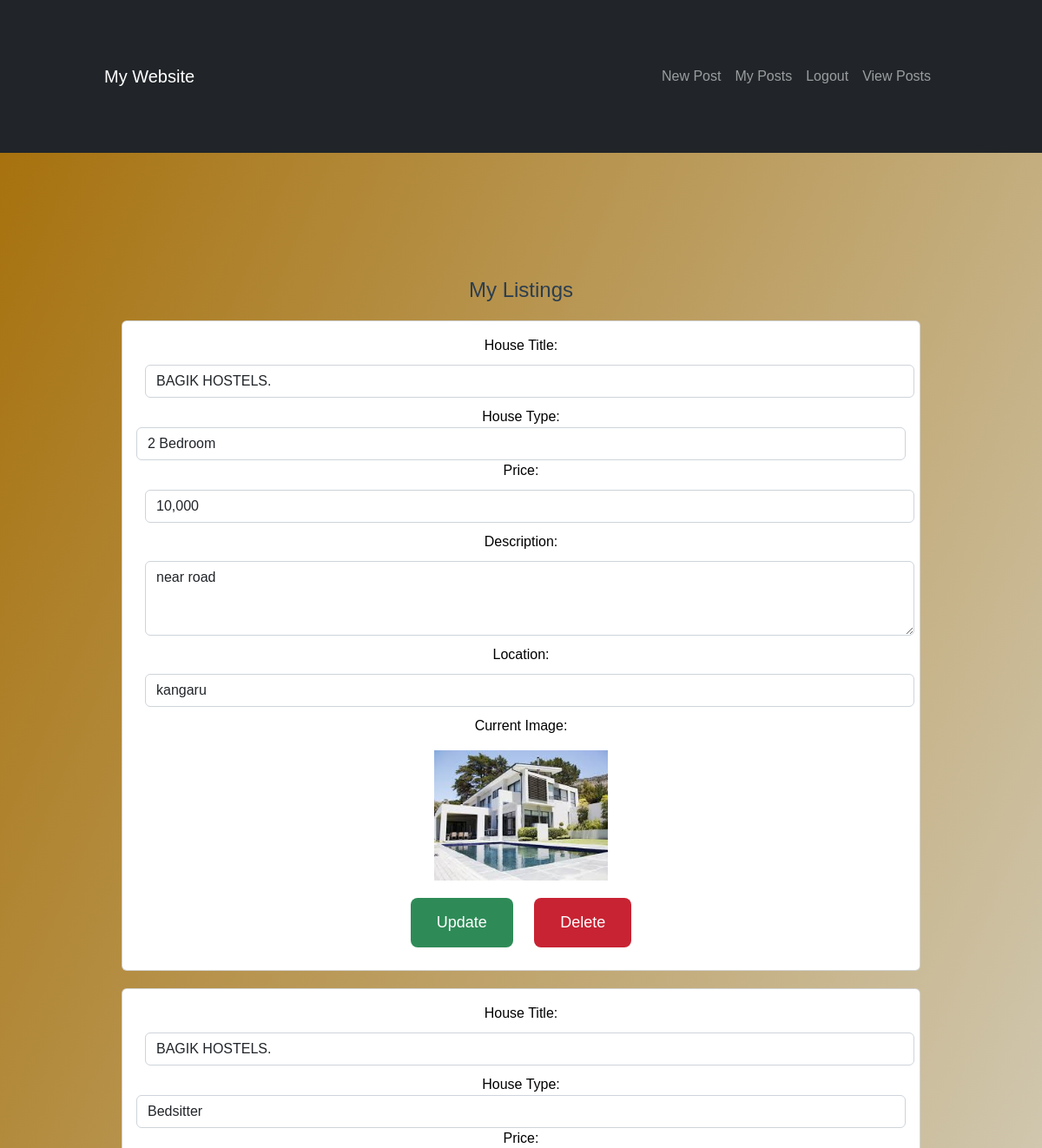
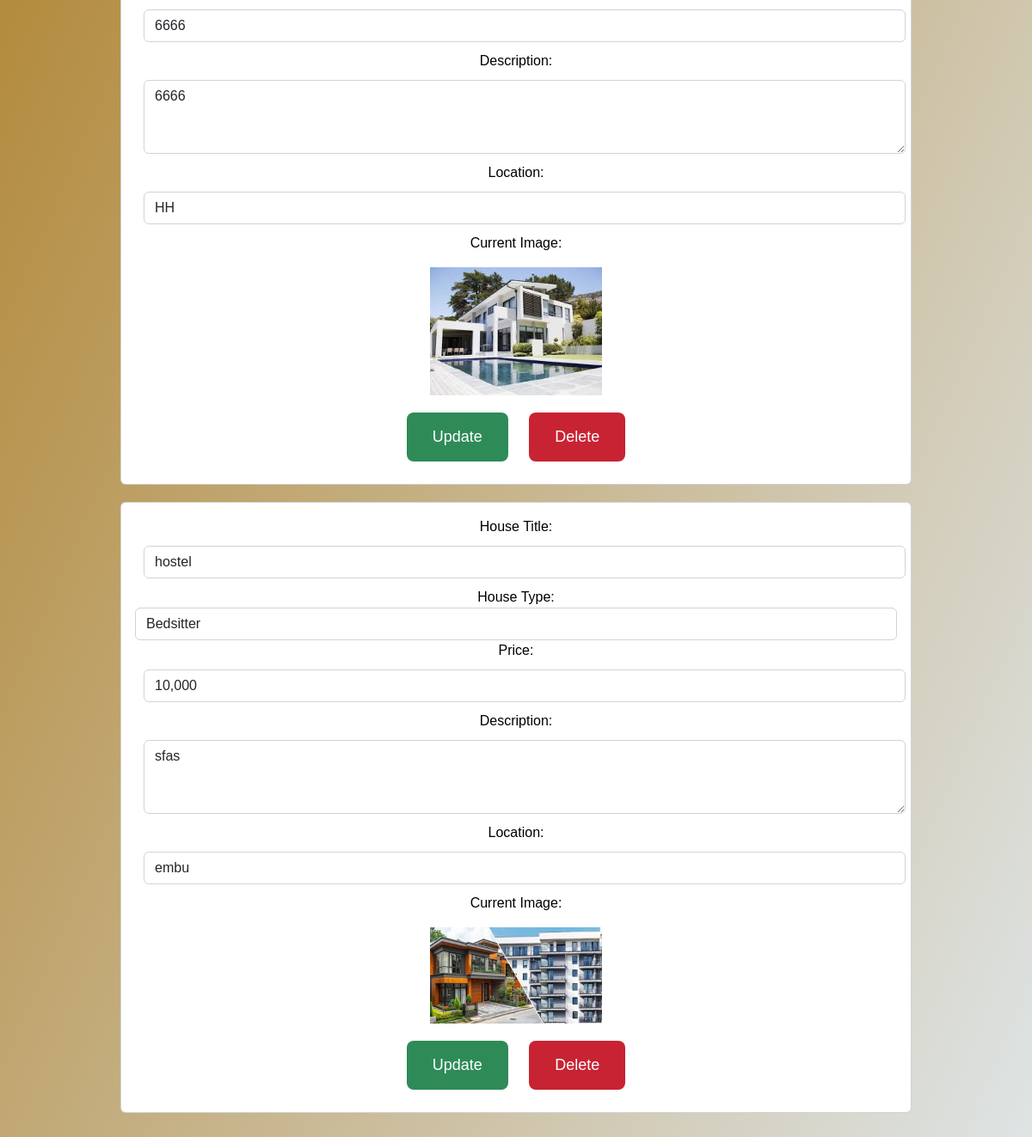
/update (signed in), run on the app's committed database (2 pictures, top to bottom).
### app.py (models this page shows)
class Post(db.Model):
    id = db.Column(db.Integer, primary_key=True)
    title = db.Column(db.String(150), nullable=False)
    house_type = db.Column(db.String(50), nullable=False)  # House Type from dropdown
    price = db.Column(db.String(50), nullable=False)  # Price field (as string e.g., "Ksh 6,500/month")
    content = db.Column(db.String, nullable=False)  # Description field
    location = db.Column(db.String(50), nullable=False)
    latitude = db.Column(db.Float)
    longitude = db.Column(db.Float)
    image_filename = db.Column(db.String(150), nullable=True)
    user_id = db.Column(db.Integer, db.ForeignKey('user.id'), nullable=False)

### app.py (the view, shortened to what this page needs)
@app.route('/update', methods=['GET', 'POST'])
@login_required
def update():
    posts = Post.query.filter_by(user_id=current_user.id).all()
    return render_template('update.html', posts=posts)

### app.py (called while the page is built)
@login_manager.user_loader
def load_user(user_id):
    return User.query.get(int(user_id))

### templates/update.html (shortened to what this page needs)
{% extends "base.html" %}
{% block content %}
<div class="container">
  <h2>My Listings</h2>
  {% for post in posts %}
    <div class="card" style="margin-bottom: 20px;">
      <div class="card-body">
        <form method="POST">
          <div>
            <label>House Title:</label>
            <input type="text" name="title" value="{{ post.title }}" class="form-control">
          </div>
          <div>
            <label>House Type:</label>
            <select name="house_type" class="form-control">
              <option value="Bedsitter" {% if post.house_type=='Bedsitter' %}selected{% endif %}>Bedsitter</option>
              <option value="2 Bedroom" {% if post.house_type=='2 Bedroom' %}selected{% endif %}>2 Bedroom</option>
            </select>
          </div>
          <div>
            <label>Price:</label>
            <input type="text" name="price" value="{{ post.price }}" class="form-control">
          </div>
          <div>
            <label>Description:</label>
            <textarea name="content" class="form-control" rows="3">{{ post.content }}</textarea>
          </div>
          <div>
            <label>Location:</label>
            <input type="text" name="location" value="{{ post.location }}" class="form-control">
          </div>
          {% if post.image_filename %}
            <p>Current Image:</p>
            <img src="{{ url_for('static', filename='uploads/' ~ post.image_filename) }}" alt="Image" style="max-width:200px;">
          {% endif %}
          <div style="margin-top: 10px;">
            <button type="submit" name="edit" value="edit" class="btn" style="background-color: #2e8b57;">Update</button>
            <button type="submit" name="delete" value="delete" class="btn" style="background-color: #c82333;">Delete</button>
          </div>
        </form>
      </div>
    </div>
  {% else %}
    <p>You have no listings yet.</p>
  {% endfor %}
</div>
{% endblock %}

### static/style.css (style rules this page uses)
body { font-family: Arial, sans-serif; text-align: center; margin: 0; background: linear-gradient(to bottom right, #a56e07, #dfe6e9); color: #000000; overflow-x: hidden; }
.container { max-width: 1000px; margin: 0 auto; padding: 60px 20px; text-align: center; }
h2 { font-weight: 400; font-size: 1.5em; margin-bottom: 20px; color: #2c3e50; }
.btn { display: inline-block; padding: 15px 30px; margin: 10px; font-size: 18px; background-color: #00b894; color: white; text-decoration: none; border: none; border-radius: 8px; cursor: pointer; font-size: 18px; transition: background 0.3s, transform 0.2s; }
input, textarea { padding: 10px; margin: 10px; width: 80%; border: 1px solid #ccc; border-radius: 5px; font-size: 1rem; color: #2c3e50; }
button { padding: 10px 20px; background-color: #0984e3; color: white; border: none; border-radius: 5px; }

### data on the page
Post: title "BAGIK HOSTELS.", house_type "2 Bedroom", price "10,000", content "near road", location "kangaru", image_filename (picture)
Post: title "BAGIK HOSTELS.", house_type "Bedsitter", price "6666", content "6666", location "HH", image_filename (picture)
Post: title "hostel", house_type "Bedsitter", price "10,000", content "sfas", location "embu", image_filename (picture)
